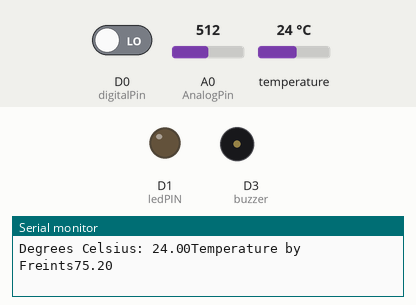
Bench run of a sketch on a simulated ESP8266 (NodeMCU). On the bench: output pins drawn as LEDs (lit = HIGH), buzzer (waves = sounding, pin HIGH), the last lines printed to the serial monitor. Inputs (shaded band) come from the test bench; at power-on: D0 (digitalPin) LOW, A0 (AnalogPin) = 512, temperature 24 °C.

Above: at 1.5 s.
1.6 s: D0 (digitalPin) driven HIGH
At 6.9 s:
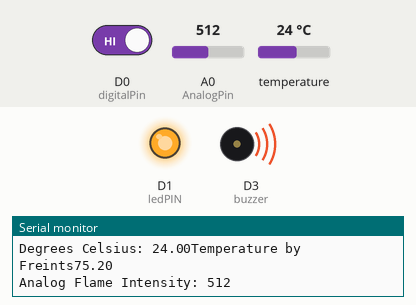
7.2 s: D0 (digitalPin) driven LOW
At 14.4 s:
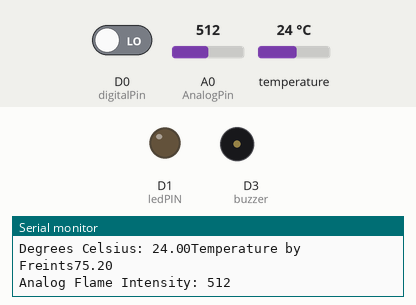
Timing chart, 0 to 15.9 s (numbered marks = the images above; inputs shaded):
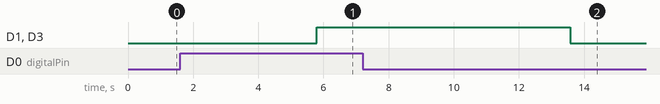

The sketch:

Flame_and_Temp_Code.ino
```cpp
#include <OneWire.h>
#include <DallasTemperature.h>
#include <ESP8266WiFi.h>

//Data wire
#define ONE_WIRE_BUS_PIN  D4

OneWire oneWire(ONE_WIRE_BUS_PIN);

DallasTemperature sensors(&oneWire);

//Flame Sensor
int ledPIN = D1;
int digitalPin=D0;
int AnalogPin=A0;
//BUZZER
int buzzer = D3;
int digitalVal;
int AnalogVal;


void setup() {
  // put your setup code here, to run once:
  Serial.begin(9600);
  //Initialize the sensor
  sensors.begin();

  //Buzzer
  pinMode(ledPIN,OUTPUT);
  pinMode(digitalPin,INPUT);
  //BUZZER
  pinMode(buzzer,OUTPUT);

}

void loop(void) {
  // put your main code here, to run repeatedly:
  sensors.requestTemperatures();

  Serial.print("Degrees Celsius: ");

  //  use index allows to read from multiple sensors

  Serial.print(sensors.getTempCByIndex(0));
  Serial.print("Temperature by Freints");
  Serial.println(sensors.getTempFByIndex(0));
  delay(5000);

//Flame Sensor
  // put your main code here, to run repeatedly:
  digitalVal=digitalRead(digitalPin);
  if(digitalVal==1){
    digitalWrite(ledPIN,HIGH);
    //BUZZER
    digitalWrite(buzzer,HIGH);

    }
  else{
    digitalWrite(ledPIN,LOW);
    digitalWrite(buzzer,LOW);
    }

  AnalogVal=analogRead(AnalogPin);
  Serial.print("Analog Flame Intensity: ");
  Serial.println(AnalogVal);
  delay(2000);

}
```

Measured:
- after the input at 1.6 s, D1 (ledPIN), D3 (buzzer): LOW → HIGH after 4.2 s
- after the input at 7.2 s, D1 (ledPIN), D3 (buzzer): HIGH → LOW after 6.4 s
